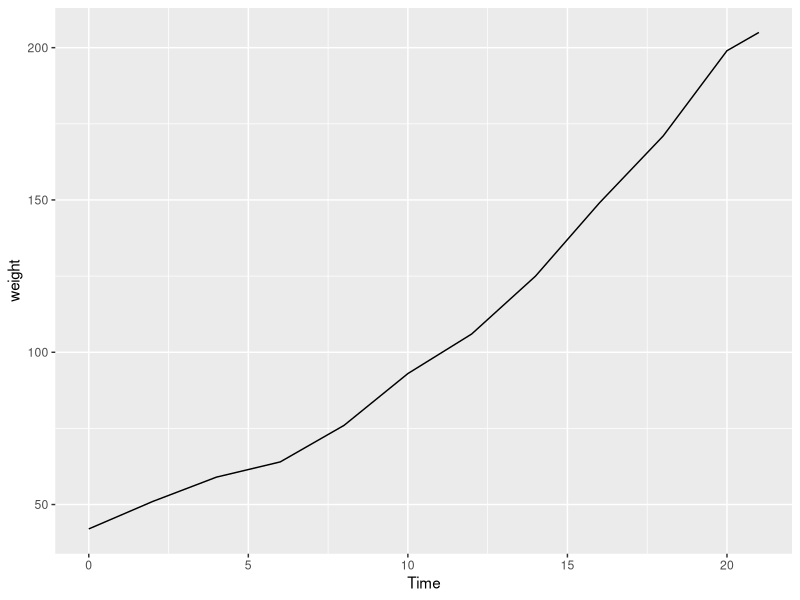
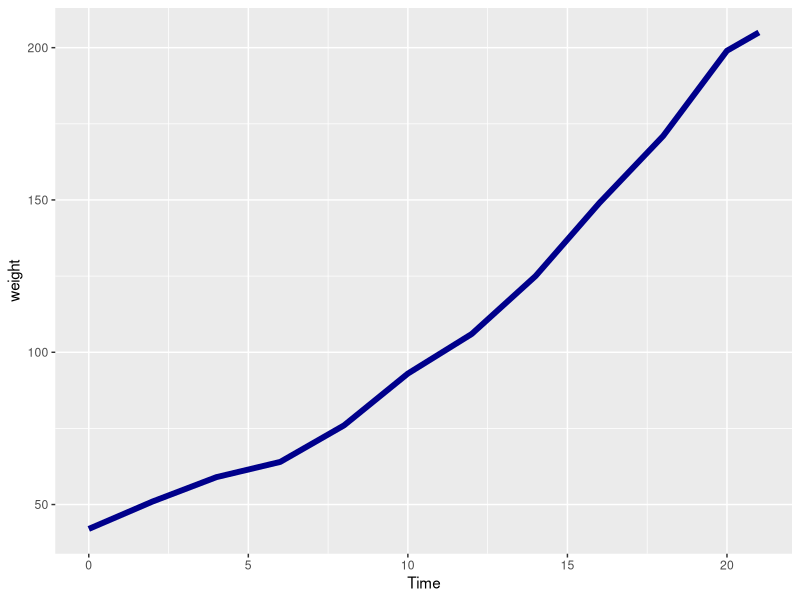
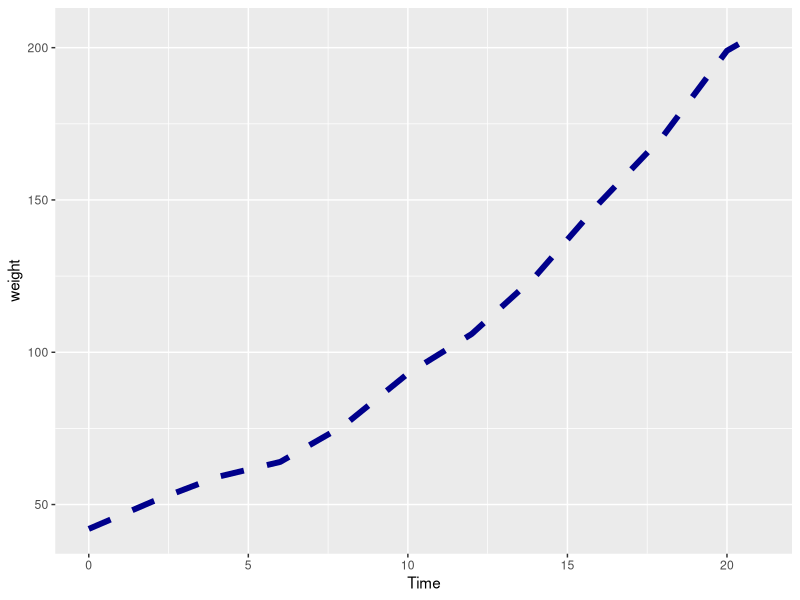
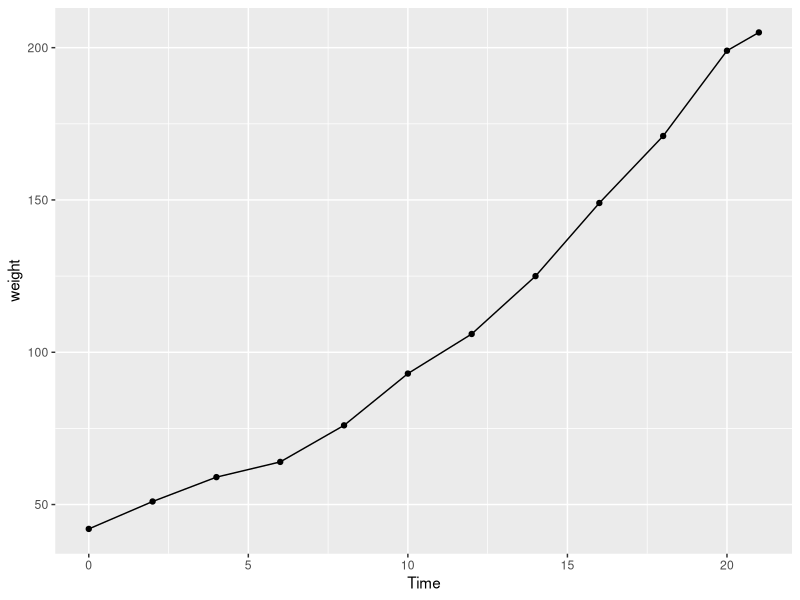
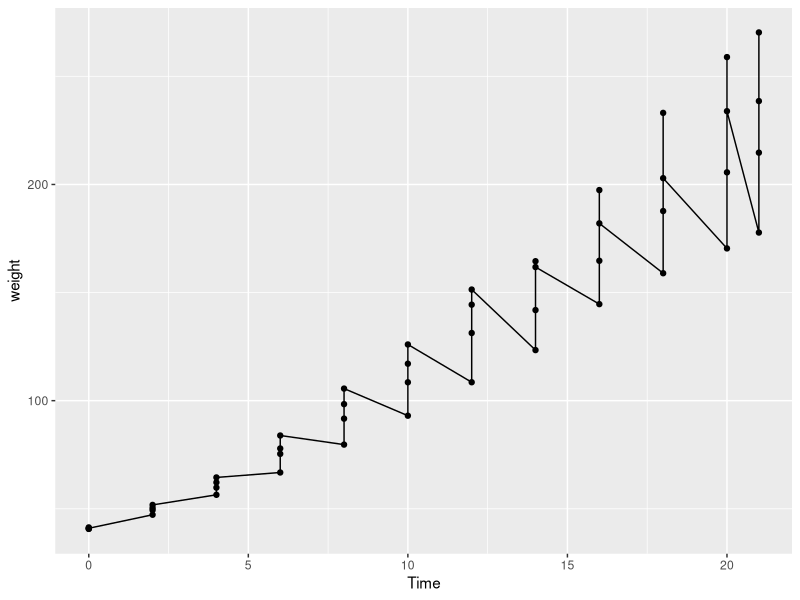
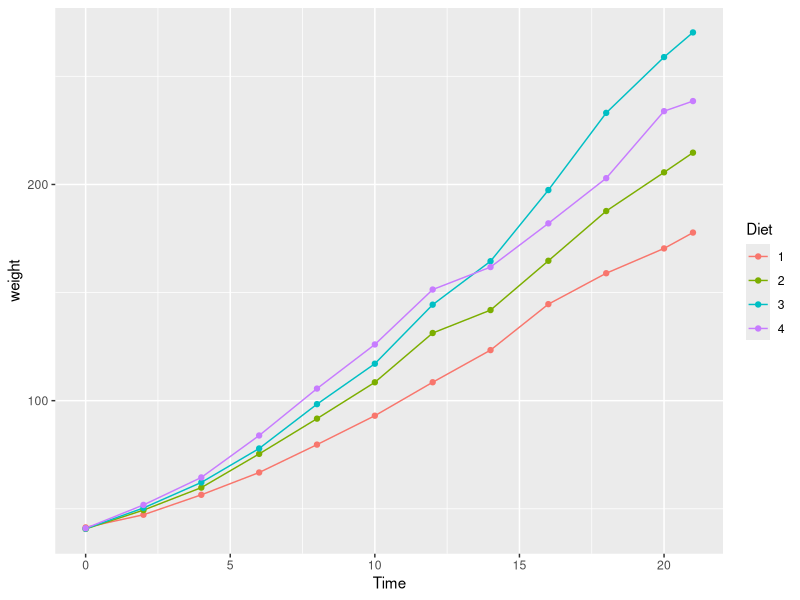
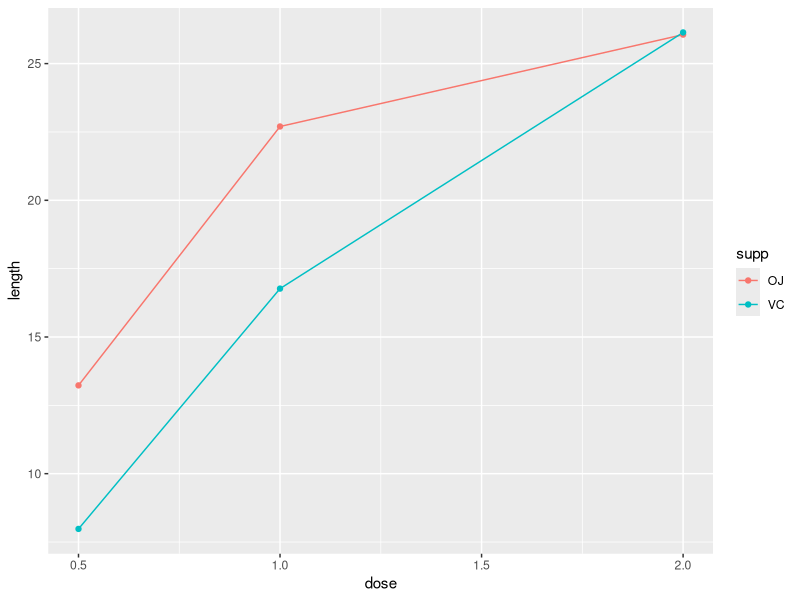
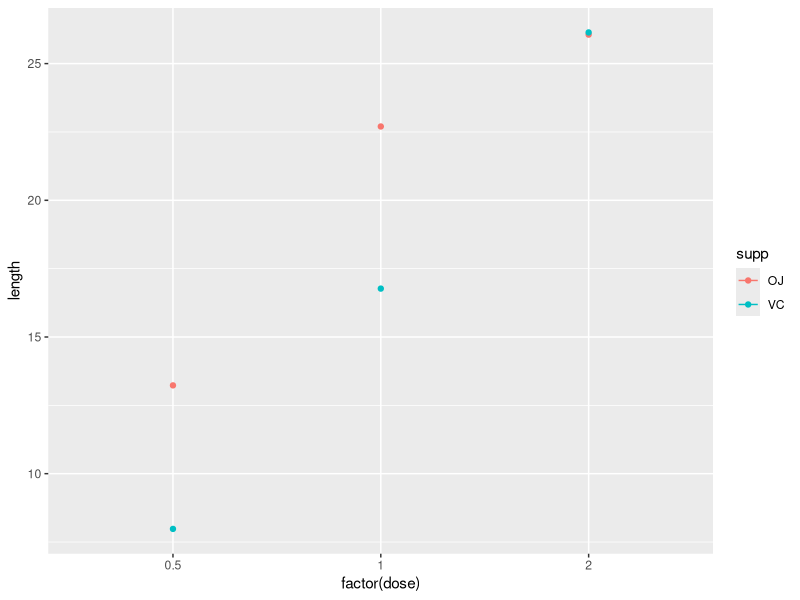

Source code (R) for these figures, in order:
## ----first, include=TRUE, purl=TRUE, message=FALSE-----------------------
require(dplyr)
require(ggplot2)

## ----linegraph_first, message=FALSE--------------------------------------
ggplot(data=(ChickWeight %>% filter(Chick==1)), mapping=aes(x=Time, y=weight)) + 
  geom_line()

## ----linegraph_set, message=FALSE----------------------------------------
ggplot(data=(ChickWeight %>% filter(Chick==1)), mapping=aes(x=Time, y=weight)) +
  geom_line(colour="darkblue", size = 2) 

## ----linegraph_linetype, message=FALSE-----------------------------------
ggplot(data=(ChickWeight %>% filter(Chick==1)), mapping=aes(x=Time, y=weight)) +
  geom_line(colour="darkblue", size = 2, linetype=2)

## ----linegraph_geompoint, message=FALSE----------------------------------
ggplot(data=(ChickWeight %>% filter(Chick==1)), mapping=aes(x=Time, y=weight)) + 
  geom_line() + 
  geom_point()

## ----linegraph_ChickWeightMean, message=FALSE----------------------------
ChickWeightMean <- ChickWeight %>% 
  group_by(Time, Diet) %>% 
  summarize(weight=mean(weight))
ChickWeightMean

## ----linegraph__sawtooth, message=FALSE----------------------------------
ggplot(data=ChickWeightMean, mapping=aes(x=Time, y=weight)) +
  geom_line() + 
  geom_point()

## ----linegraph_aes, message=FALSE----------------------------------------
ggplot(data=ChickWeightMean, mapping=aes(x=Time, y=weight, colour=Diet)) +
  geom_line() + 
  geom_point()

## ----linegraph_tg, message=FALSE-----------------------------------------
tg <- ToothGrowth %>% 
  group_by(supp, dose) %>% 
  summarize(length=mean(len))
tg

## ----linegraph_numericx, message=FALSE-----------------------------------
ggplot(data=tg, mapping=aes(x=dose, y=length, colour=supp)) +
  geom_line() + 
  geom_point()

## ----linegraph_factorx, message=TRUE-------------------------------------
ggplot(data=tg, mapping=aes(x=factor(dose), y=length, colour=supp)) +
  geom_line() + 
  geom_point()

## ----linegraph_group, message=FALSE--------------------------------------
ggplot(data=tg, mapping=aes(x=factor(dose), y=length, colour=supp, group=supp)) +
  geom_line() + 
  geom_point()

## ----linegraph_group1, message=FALSE-------------------------------------
# Consider only "OJ" supplier
ggplot(data=(tg%>%filter(supp=="OJ")), mapping=aes(x=factor(dose), y=length, group=1)) +
  geom_line() + 
  geom_point()

## ----linegraph_dodge, message=FALSE--------------------------------------
ggplot(data=tg, mapping=aes(x=factor(dose), y=length, colour=supp, group=supp)) +
  geom_line(position=position_dodge(0.15)) + 
  geom_point(position=position_dodge(0.15))

## ----linegraph_labels, message=FALSE-------------------------------------
ChickWeightMean <- ChickWeightMean %>%
  mutate(Diet = factor(Diet, levels=1:4, labels=c("A","B","C","D")))

## ----linegraph_setcolourmanual, message=FALSE----------------------------
ggplot(data=ChickWeightMean, mapping=aes(x=Time, y=weight, colour=Diet)) +
  geom_line() + 
  geom_point() + 
  scale_color_manual(values=c("red", "blue", "green", "orange"))

## ----linegraph_ChickWeightGrowthMean, message=FALSE----------------------
ChickWeightGrowth <- ChickWeight %>% 
  group_by(Chick) %>%
  mutate(growth=c(0,diff(weight))) %>% 
  filter(growth != 0)
  
ChickWeightGrowthMean <- ChickWeightGrowth %>% 
  group_by(Time, Diet) %>%
  summarize(growth=mean(growth)) 

ggp <- ggplot(data=ChickWeightGrowthMean, mapping=aes(x=Time, y=growth, colour=Diet)) +
  geom_line(mapping=aes(linetype=Diet)) + 
  geom_point(mapping=aes(shape=Diet))

ggp

## ----linegraph_hline, message=FALSE--------------------------------------
growth_avg <- ChickWeightGrowth %>%
  magrittr::use_series(growth) %>% 
  mean

ggp1 <- ggp + 
  geom_hline(yintercept = growth_avg, colour="grey20")

ggp1

## ----linegraph_vline, message=FALSE--------------------------------------
ggp1 + 
  geom_vline(xintercept = c(7,14,21), colour="grey40", linetype=3)

